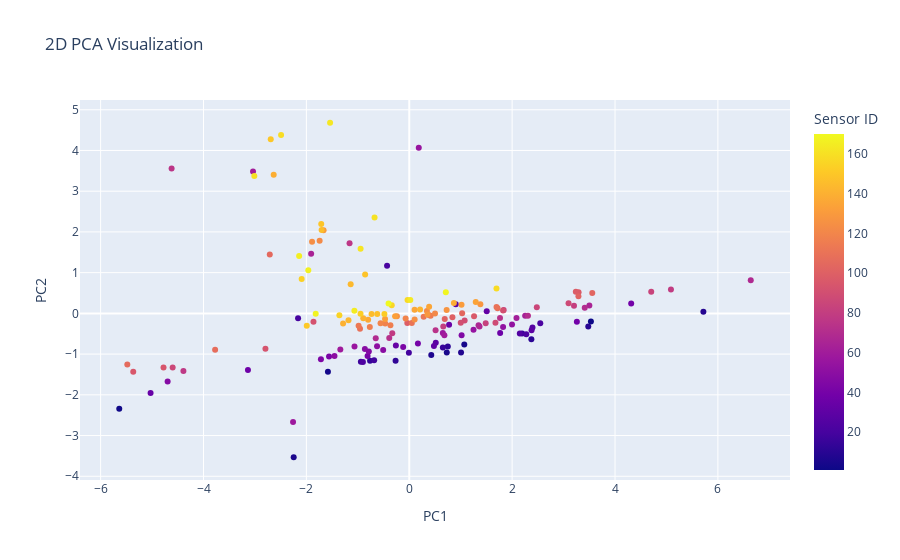
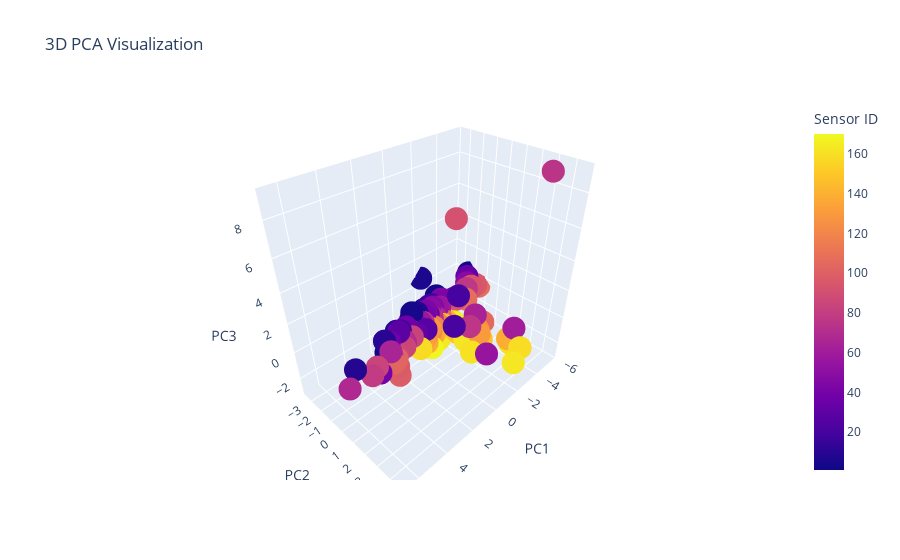

These figures' notebook cell, in order:
### Markdown cell above
### 5.2.3. MI-Batch Correlation with top 10 features

### Code cell
# Example usage
results_mi = evaluate_pca_indepth(df_mi, n_components=10, color_column='Sensor ID', n_clusters=3)

print("Evaluation Results:")
print(f"Explained Variance Ratio: {results_mi['explained_variance_ratio']}")
print(f"Cumulative Explained Variance: {results_mi['cumulative_explained_variance']}")
print(f"Reconstruction Error: {results_mi['reconstruction_error']}")
print(f"Silhouette Score: {results_mi['silhouette_score']}")

### Figure 1 — Plotly figure (JSON) as saved in the notebook; plotly's stock layout.template omitted (floating-point values rounded to 4 significant figures; data arrays with more than 128 entries replaced by an {"elided": "..."} marker saying what was removed)
{"data": [{"hovertemplate": "PC1=%{x}<br>PC2=%{y}<br>Sensor ID=%{marker.color}<extra></extra>", "legendgroup": "", "marker": {"color": {"elided": "169 int values"}, "coloraxis": "coloraxis", "symbol": "circle"}, "mode": "markers", "name": "", "orientation": "v", "showlegend": false, "type": "scatter", "x": {"elided": "169 float values"}, "xaxis": "x", "y": {"elided": "169 float values"}, "yaxis": "y"}], "layout": {"coloraxis": {"colorbar": {"title": {"text": "Sensor ID"}}, "colorscale": [[0, "#0d0887"], [0.1111, "#46039f"], [0.2222, "#7201a8"], [0.3333, "#9c179e"], [0.4444, "#bd3786"], [0.5556, "#d8576b"], [0.6667, "#ed7953"], [0.7778, "#fb9f3a"], [0.8889, "#fdca26"], [1, "#f0f921"]]}, "legend": {"tracegroupgap": 0}, "title": {"text": "2D PCA Visualization"}, "xaxis": {"anchor": "y", "domain": [0, 1], "title": {"text": "PC1"}}, "yaxis": {"anchor": "x", "domain": [0, 1], "title": {"text": "PC2"}}}}

### Figure 2 — Plotly figure (JSON) as saved in the notebook; plotly's stock layout.template omitted (floating-point values rounded to 4 significant figures; data arrays with more than 128 entries replaced by an {"elided": "..."} marker saying what was removed)
{"data": [{"hovertemplate": "PC1=%{x}<br>PC2=%{y}<br>PC3=%{z}<br>Sensor ID=%{marker.color}<extra></extra>", "legendgroup": "", "marker": {"color": {"elided": "169 int values"}, "coloraxis": "coloraxis", "symbol": "circle"}, "mode": "markers", "name": "", "scene": "scene", "showlegend": false, "type": "scatter3d", "x": {"elided": "169 float values"}, "y": {"elided": "169 float values"}, "z": {"elided": "169 float values"}}], "layout": {"coloraxis": {"colorbar": {"title": {"text": "Sensor ID"}}, "colorscale": [[0, "#0d0887"], [0.1111, "#46039f"], [0.2222, "#7201a8"], [0.3333, "#9c179e"], [0.4444, "#bd3786"], [0.5556, "#d8576b"], [0.6667, "#ed7953"], [0.7778, "#fb9f3a"], [0.8889, "#fdca26"], [1, "#f0f921"]]}, "legend": {"tracegroupgap": 0}, "scene": {"domain": {"x": [0, 1], "y": [0, 1]}, "xaxis": {"title": {"text": "PC1"}}, "yaxis": {"title": {"text": "PC2"}}, "zaxis": {"title": {"text": "PC3"}}}, "title": {"text": "3D PCA Visualization"}}}
